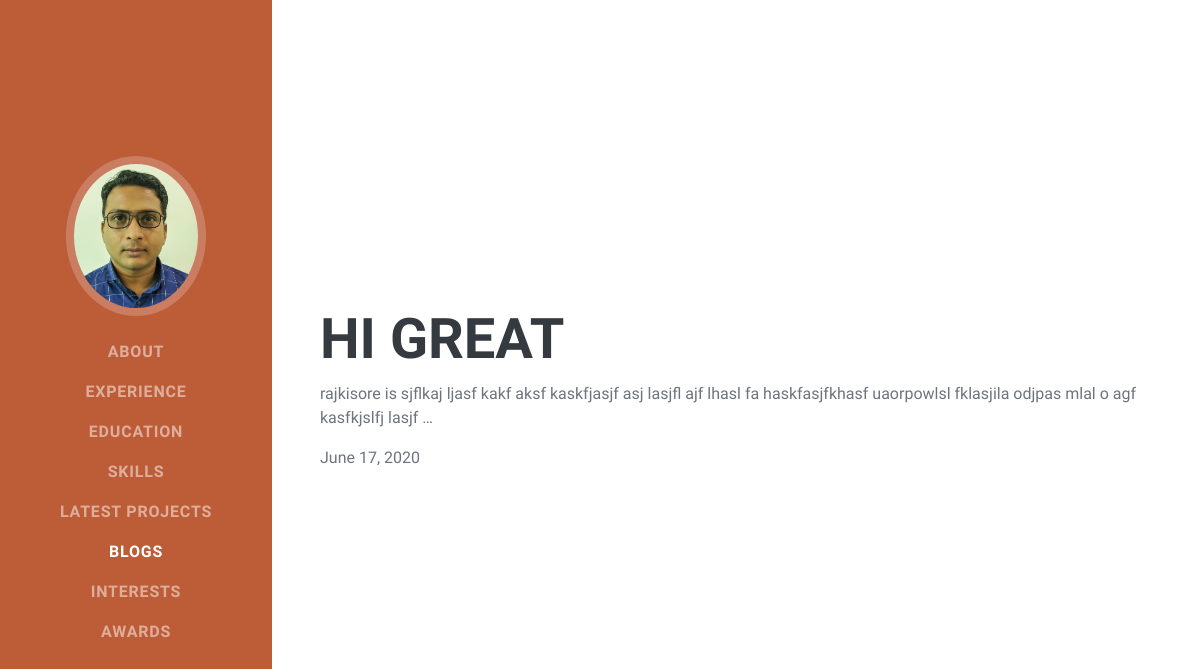
Screenshot of /blog/ with the database file from the repository.
### blog/models.py (models this page shows, shortened)
class Blog(models.Model):
    title = models.CharField(max_length=50)
    description = models.TextField()
    date = models.DateField()
    def get_absolute_url(self):
        return reverse('blog:blog_detail',kwargs={
            'blog_id':self.id
        })

### blog/views.py (the view)
# urls.py: path('',views.all_blogs,name="all_blogs"),
def all_blogs(request):
    blogs = Blog.objects.order_by('-date')
    context = {
          'blogs': blogs
    }
    return render(request,'blog/all_blogs.html',context)

### blog/templates/blog/all_blogs.html (shortened to what this page needs)
<!DOCTYPE html>
{% load static %}
<html lang="en">
<head>
    <link href="{% static 'css/styles.css' %}" rel="stylesheet" />
</head>
<body id="page-top">
    <nav class="navbar navbar-expand-lg navbar-dark bg-primary fixed-top" id="sideNav">
        <a class="navbar-brand js-scroll-trigger" href="#page-top"><span class="d-none d-lg-block"><img
                    class="img-fluid img-profile rounded-circle mx-auto mb-2"
                    src="{% static 'assets/img/profile.jpg' %}" alt="" /></span></a>
        <div class="collapse navbar-collapse" id="navbarSupportedContent">
            <ul class="navbar-nav">
                <li class="nav-item"><a class="nav-link js-scroll-trigger" href="#about">About</a></li>
                <li class="nav-item"><a class="nav-link js-scroll-trigger" href="#experience">Experience</a></li>
                <li class="nav-item"><a class="nav-link js-scroll-trigger" href="#education">Education</a></li>
                <li class="nav-item"><a class="nav-link js-scroll-trigger" href="#skills">Skills</a></li>
                <li class="nav-item"><a class="nav-link js-scroll-trigger" href="#projects">Latest Projects</a></li>
                <li class="nav-item"><a class="nav-link js-scroll-trigger" href="#blogs">Blogs</a></li>
                <li class="nav-item"><a class="nav-link js-scroll-trigger" href="#interests">Interests</a></li>
                <li class="nav-item"><a class="nav-link js-scroll-trigger" href="#awards">Awards</a></li>
            </ul>
        </div>
    </nav>
        <section class="resume-section" id="blogs">
            <div class="w-100">
            {% for blog in blogs %}
                 <a href="{{ blog.get_absolute_url }}"><h2 class="mb-2">{{ blog.title }}</h2></a>
                <p>{{ blog.description | truncatechars:150 }}</p>
                <p class="mb-0">{{ blog.date }}</p><br>
                {% endfor %}
            </div>
        </section>
</body>
</html>

### rows the page displays
Blog: title "HI GREAT", description "rajkisore is sjflkaj ljasf kakf aksf kaskfjasjf asj lasjfl ajf lhasl fa haskfasjfkhasf uaorpowlsl fklasjila odjpas mlal o agf kasfkjslfj lasjf …", date "June 17, 2020"
